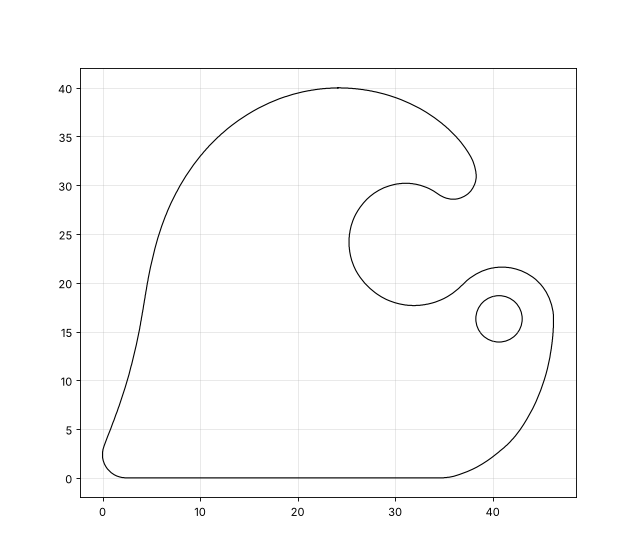

Write the Python code that produced this figure.
"""Vectoriza el plano de referencia (3.webp): contorno exterior (línea central del trazo) y taladro.
Escala: altura total de la ola = 40 mm."""
import numpy as np, math
from PIL import Image
import scipy.ndimage as ndi
import contourpy
from shapely.geometry import Polygon, Point
from shapely import affinity

SRC = "/tmp/claude-0/-home-user/aa34e208-6da2-580b-b6a1-5ef1ac47aede/images/3.webp"
ALTO_MM = 40.0

def vectorizar():
    a = np.asarray(Image.open(SRC).convert("L")).astype(float)
    ink = a < 128
    ink[:, :255] = False                                   # cota y texto de la izquierda
    # grosor del trazo
    dt = ndi.distance_transform_edt(ink)
    lab, n = ndi.label(ink)
    sizes = ndi.sum(ink, lab, range(1, n + 1)); order = np.argsort(sizes)[::-1]
    outline = lab == order[0] + 1; hole = lab == order[1] + 1
    # quitar líneas de extensión (más finas que el trazo): apertura 3x3
    outline = ndi.binary_opening(outline, structure=np.ones((3, 3)))
    lab2, n2 = ndi.label(outline); s2 = ndi.sum(outline, lab2, range(1, n2 + 1)); outline = lab2 == (np.argmax(s2) + 1)
    filled = ndi.binary_fill_holes(outline)
    interior = filled & ~outline
    H = a.shape[0]
    def contour(mask, smooth=0.0):
        m = ndi.gaussian_filter(mask.astype(float), smooth) if smooth else mask.astype(float)
        lines = contourpy.contour_generator(z=m).lines(0.5)
        polys = [Polygon([(x, H - y) for x, y in l]).buffer(0) for l in lines if len(l) > 3]
        return max(polys, key=lambda p: p.area)
    g_in = contour(interior, 1.0)
    stroke = outline.sum() / g_in.exterior.length          # grosor medio del trazo (px)
    g = g_in.buffer(stroke / 2, 64)                        # línea central del trazo
    # taladro: círculo ajustado a la línea central del trazo
    ys, xs = np.nonzero(hole); cx, cy = xs.mean(), H - ys.mean()
    d = np.hypot(xs - cx, (H - ys) - cy); r_hole = d.mean()
    # escala y origen
    minx, miny, maxx, maxy = g.bounds
    s = ALTO_MM / (maxy - miny)
    g = affinity.translate(affinity.scale(g, s, s, origin=(0, 0)), -minx * s, -miny * s)
    hole_c = ((cx - minx) * s, (cy - miny) * s); hole_d = 2 * r_hole * s
    return g.simplify(0.01), hole_c, hole_d, dict(stroke_px=stroke, px_mm=1 / s)

if __name__ == "__main__":
    g, hc, hd, info = vectorizar()
    print(info, g.bounds, "taladro", hc, hd, "puntos", len(g.exterior.coords), "interiores", len(g.interiors))
    import matplotlib; matplotlib.use("Agg"); import matplotlib.pyplot as plt
    fig, ax = plt.subplots(figsize=(8, 7)); ax.plot(*g.exterior.xy, "k-", lw=1); ax.add_patch(plt.Circle(hc, hd / 2, fill=False))
    ax.set_aspect("equal"); ax.grid(alpha=.3); plt.savefig("vector.png", dpi=80)
